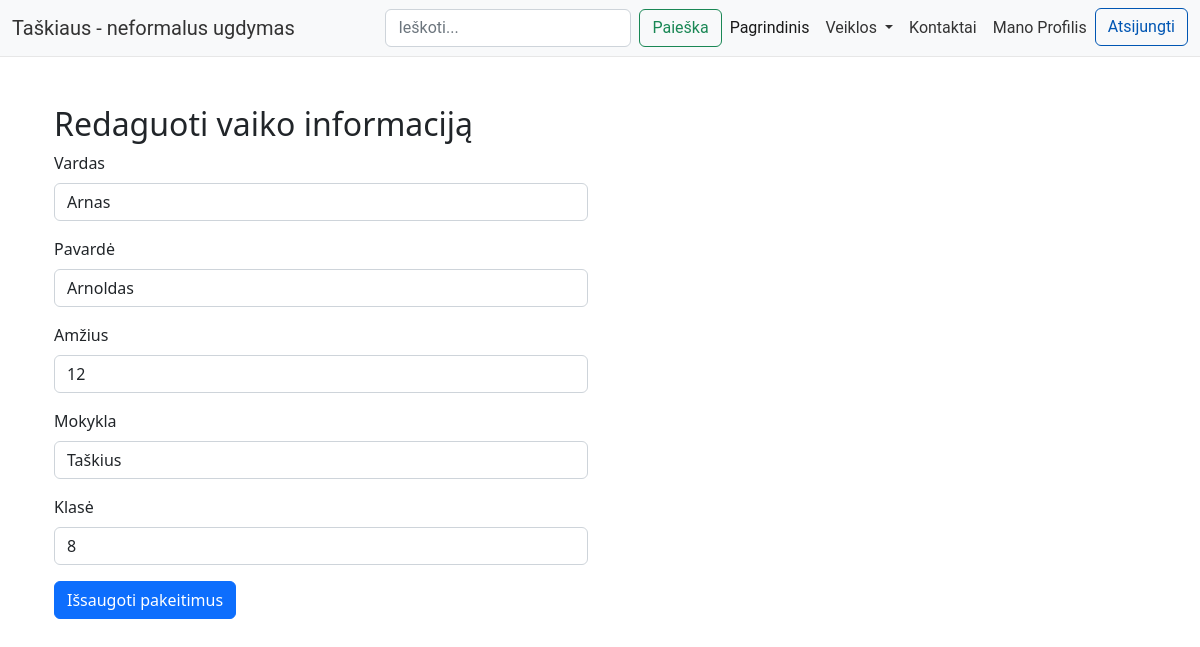
The page /edit/child/22/ (signed in) on the database as committed earlier.
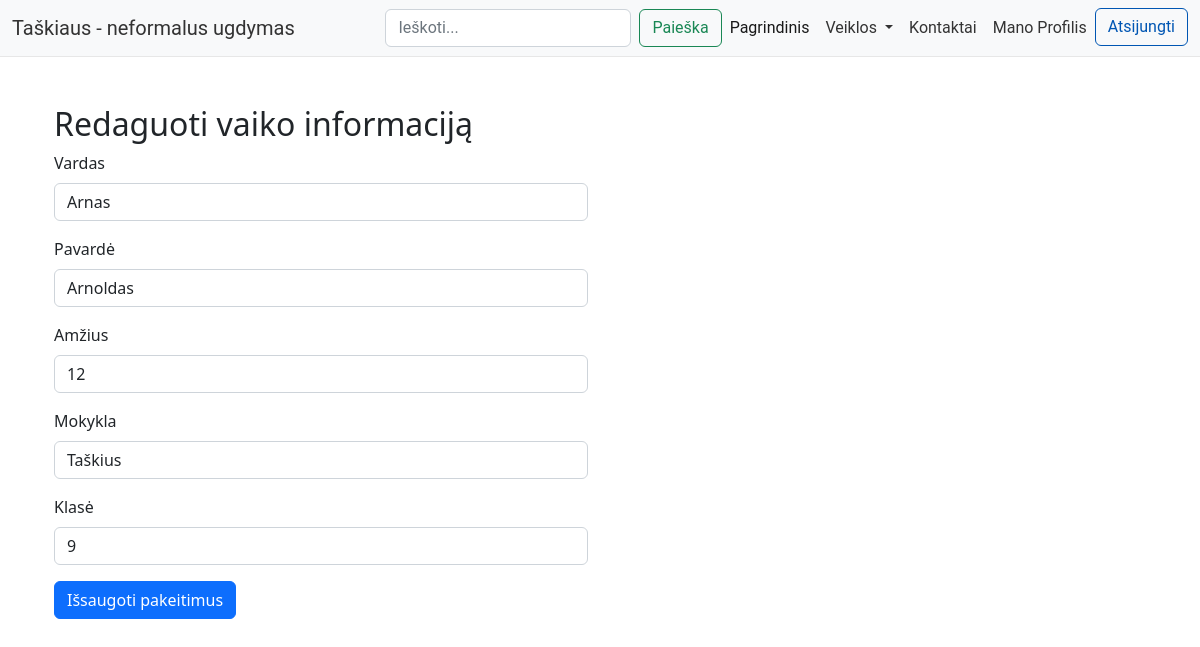
The same page on the database as committed later.
### manage_circles/models.py (models this page shows, shortened)
class Child(models.Model):
    first_name = models.CharField('Vaiko_vardas', max_length=50, null=False)
    last_name = models.CharField('Vaiko_pavardė', max_length=50, null=False)
    child_age = models.IntegerField('Vaiko_metai', null=False)
    school = models.CharField('Mokykla', max_length=100, null=False)
    classroom = models.CharField('Klasė/grupė', max_length=50, null=False)
    parent = models.ForeignKey(Parent, on_delete=models.CASCADE, related_name='children')

### manage_circles/views.py (the view)
# urls.py: path('edit/child/<int:pk>/', views.edit_child, name='edit_child'),
@login_required
def edit_child(request, pk):
    child = get_object_or_404(Child, pk=pk)
    if request.method == 'POST':
        form = ChildForm(request.POST, instance=child)
        if form.is_valid():
            form.save()
            return redirect('my_profile')
    else:
        form = ChildForm(instance=child)
    return render(request, 'edit_child.html', {'form': form, 'child': child})

### manage_circles/forms.py
class ChildForm(forms.ModelForm):
    class Meta:
        model = Child
        fields = ['first_name', 'last_name', 'child_age', 'school', 'classroom']

### templates/edit_child.html (shortened to what this page needs)
{% extends 'base.html' %}
{% block content %}
<div class="container mt-5">
    <div class="row">
        <div class="col-md-6">
    <h2>Redaguoti vaiko informaciją</h2>
    <form method="post">
        <div class="mb-3">
            <label for="first_name" class="form-label">Vardas</label>
            <input type="text" class="form-control" id="first_name" name="first_name" value="{{ child.first_name }}">
        </div>
        <div class="mb-3">
            <label for="last_name" class="form-label">Pavardė</label>
            <input type="text" class="form-control" id="last_name" name="last_name" value="{{ child.last_name }}">
        </div>
        <div class="mb-3">
            <label for="child_age" class="form-label">Amžius</label>
            <input type="number" class="form-control" id="child_age" name="child_age" value="{{ child.child_age }}">
        </div>
        <div class="mb-3">
            <label for="school" class="form-label">Mokykla</label>
            <input type="text" class="form-control" id="school" name="school" value="{{ child.school }}">
        </div>
        <div class="mb-3">
            <label for="classroom" class="form-label">Klasė</label>
            <input type="text" class="form-control" id="classroom" name="classroom" value="{{ child.classroom }}">
        </div>
        <button type="submit" class="btn btn-primary">Išsaugoti pakeitimus</button>
    </form>
</div>
{% endblock %}

Rows that differ between the two databases and show on the page:
changed Child "Arnas": classroom "8" → "9"
